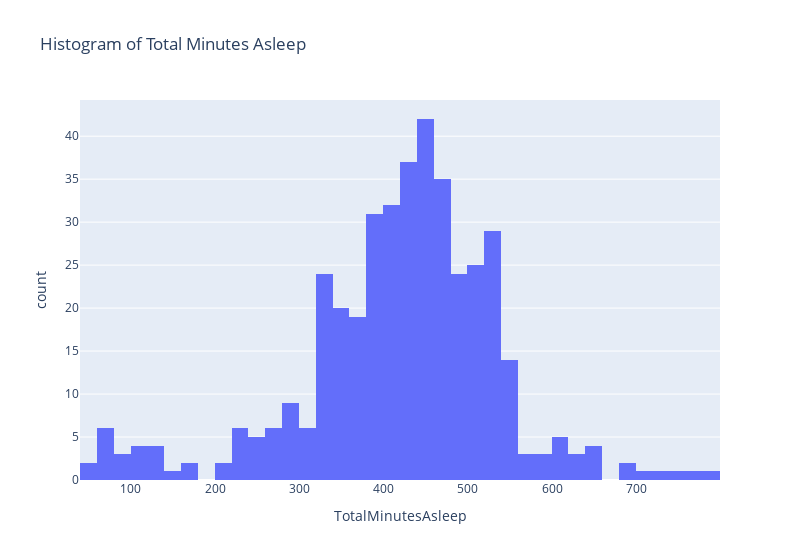

The code cell stored with this chart in its notebook:
### Code cell
px.histogram(
    sleepDay,
    x='TotalMinutesAsleep',
    nbins=40,
    title='Histogram of Total Minutes Asleep',
    width=800
)

### Figure 1 — Plotly figure (JSON) as saved in the notebook; plotly's stock layout.template omitted (floating-point values rounded to 4 significant figures; data arrays with more than 128 entries replaced by an {"elided": "..."} marker saying what was removed)
{"data": [{"alignmentgroup": "True", "bingroup": "x", "hovertemplate": "TotalMinutesAsleep=%{x}<br>count=%{y}<extra></extra>", "legendgroup": "", "marker": {"color": "#636efa", "pattern": {"shape": ""}}, "name": "", "nbinsx": 40, "offsetgroup": "", "orientation": "v", "showlegend": false, "type": "histogram", "x": {"elided": "413 int values"}, "xaxis": "x", "yaxis": "y"}], "layout": {"barmode": "relative", "legend": {"tracegroupgap": 0}, "title": {"text": "Histogram of Total Minutes Asleep"}, "width": 800, "xaxis": {"anchor": "y", "domain": [0, 1], "title": {"text": "TotalMinutesAsleep"}}, "yaxis": {"anchor": "x", "domain": [0, 1], "title": {"text": "count"}}}}
